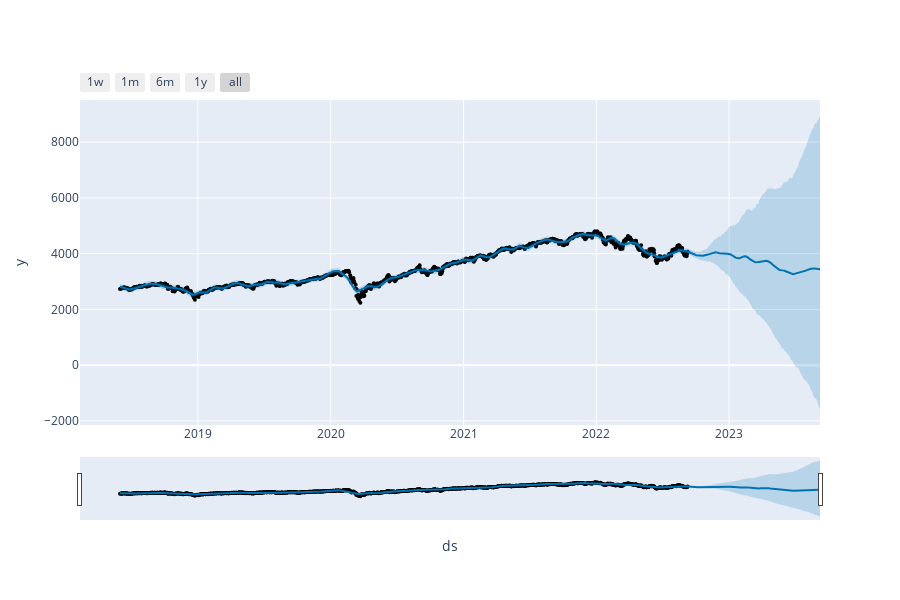

The cell this chart's notebook holds for it:
### Code cell
m = Prophet(daily_seasonality = False, seasonality_mode='multiplicative', changepoint_prior_scale=0.5)
for col in df.columns:
    if col not in ['ds', 'y'] and not 'Close':
        m.add_regressor(col, mode = 'additive')
m.fit(df)

future = m.make_future_dataframe(periods = 365)
business_days = BDay().onOffset
filter = pd.to_datetime(future['ds']).map(business_days)
future = future[filter]
forecast = m.predict(future)
plot_plotly(m, forecast)

### Figure 1 — Plotly figure (JSON) as saved in the notebook; plotly's stock layout.template omitted (floating-point values rounded to 4 significant figures; data arrays with more than 128 entries replaced by an {"elided": "..."} marker saying what was removed)
{"data": [{"marker": {"color": "black", "size": 4}, "mode": "markers", "name": "Actual", "type": "scatter", "x": {"elided": "1077 str values"}, "y": {"elided": "1077 float values"}}, {"hoverinfo": "skip", "line": {"width": 0}, "mode": "lines", "type": "scatter", "x": {"elided": "1337 str values"}, "y": {"elided": "1337 float values"}}, {"fill": "tonexty", "fillcolor": "rgba(0, 114, 178, 0.2)", "line": {"color": "#0072B2", "width": 2}, "mode": "lines", "name": "Predicted", "type": "scatter", "x": {"elided": "1337 str values"}, "y": {"elided": "1337 float values"}}, {"fill": "tonexty", "fillcolor": "rgba(0, 114, 178, 0.2)", "hoverinfo": "skip", "line": {"width": 0}, "mode": "lines", "type": "scatter", "x": {"elided": "1337 str values"}, "y": {"elided": "1337 float values"}}], "layout": {"height": 600, "showlegend": false, "width": 900, "xaxis": {"rangeselector": {"buttons": [{"count": 7, "label": "1w", "step": "day", "stepmode": "backward"}, {"count": 1, "label": "1m", "step": "month", "stepmode": "backward"}, {"count": 6, "label": "6m", "step": "month", "stepmode": "backward"}, {"count": 1, "label": "1y", "step": "year", "stepmode": "backward"}, {"step": "all"}]}, "rangeslider": {"visible": true}, "title": {"text": "ds"}, "type": "date"}, "yaxis": {"title": {"text": "y"}}}}
